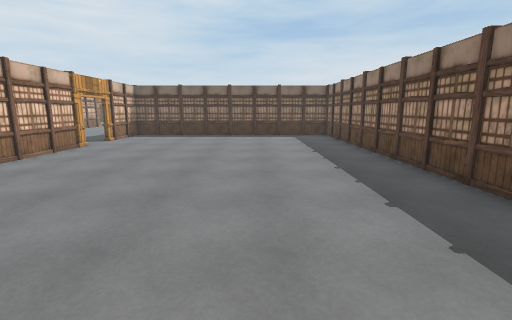
view 1 (above)

20 first-person views from a walk through a scene from a Unity 3-D project. The camera is 1.5 m above the floor, tilts 10° down and sees 85° across. The floor is counted in squares, 1 m on a side. Each view is taken from the middle of a square. On the plan, view 1 faces up. The plan holds only what a view shows up to about 14 squares ahead; the rest is blank. The place goes on beyond the plan. The player character is not drawn. Some surface patterns are stand-ins.

view 2
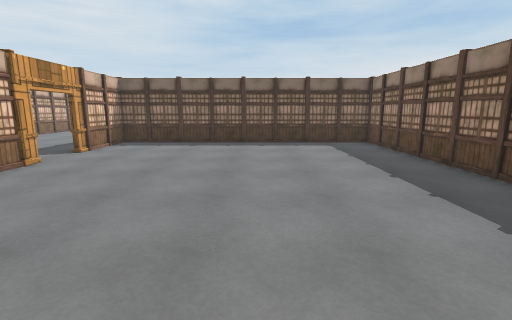

view 3
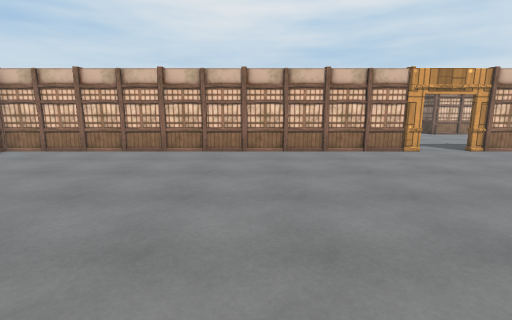

view 4
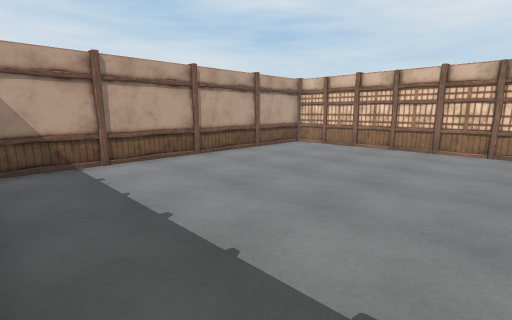

view 5
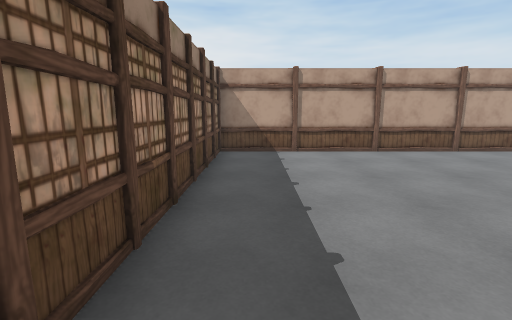

view 6
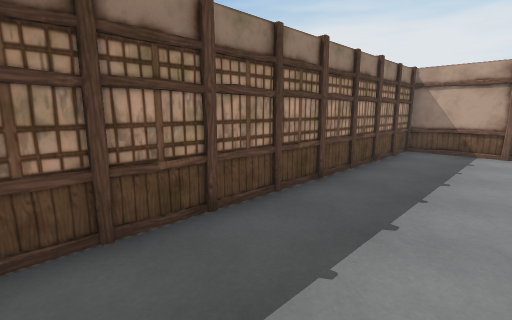

view 7
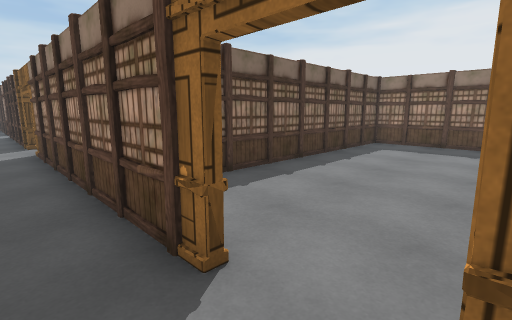

view 8
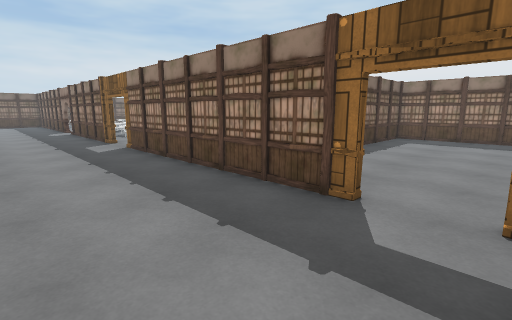

view 9
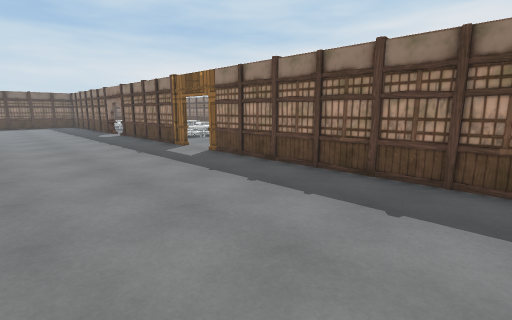

view 10
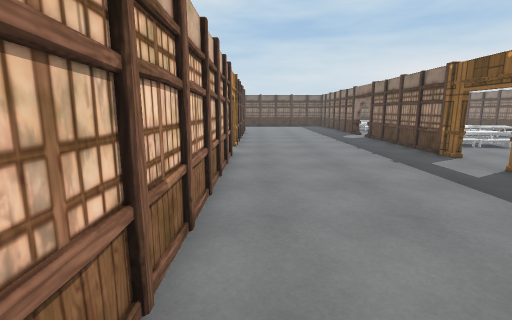

view 11
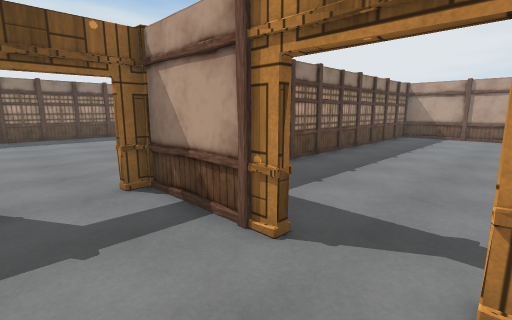

view 12
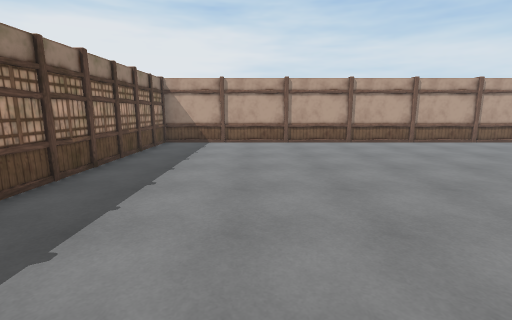

view 13
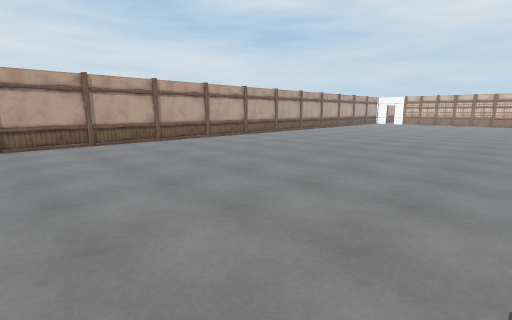

view 14
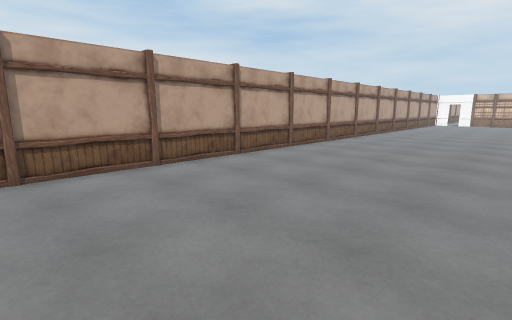

view 15
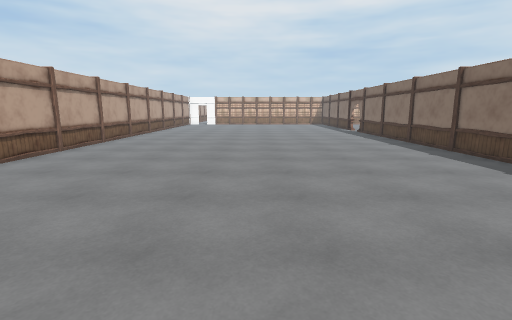

view 16
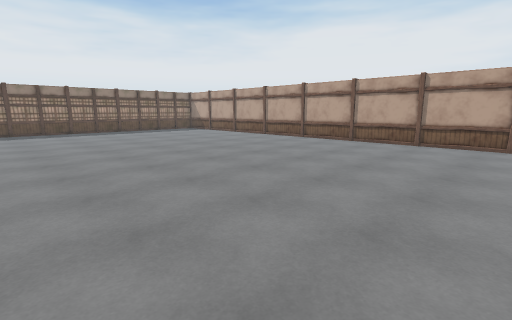

view 17
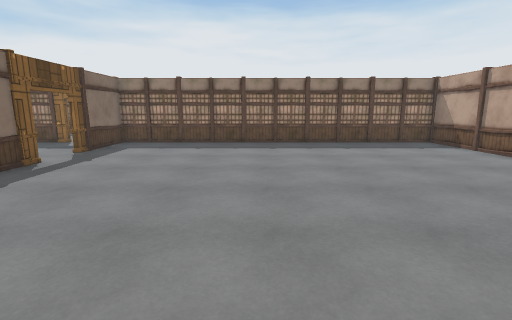

view 18
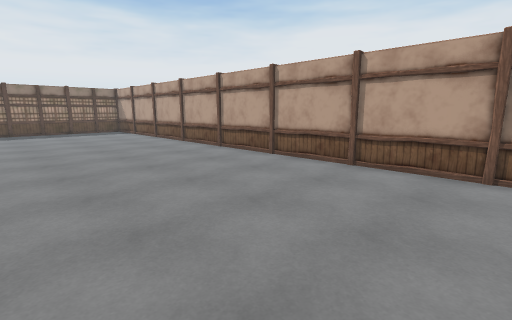

view 19
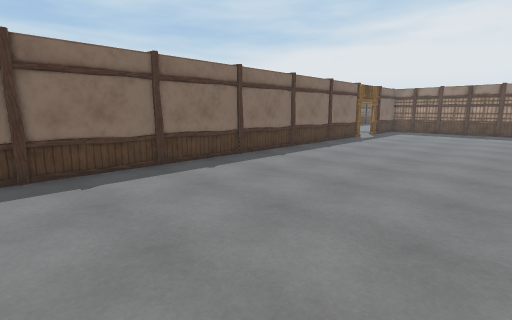

view 20
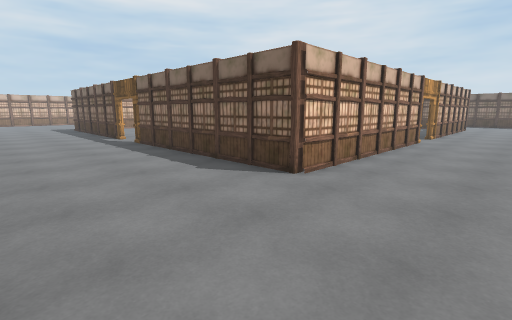

### Floor plan
Points are (right, up) in squares from view 1. A wall is a line through its corners. A room is listed if a view was taken in it or the views show most of it. See-through windows are left out.
Room 1 (views 1, 2, 3, 4, 5, 6)
walls: (-7.2, 10.4) (-7.7, 10.4); (-7.8, 2.7) (-7.3, 2.7); (-7.4, 12.3) (-7.4, -3.5); (-7.8, 1.2) (-7.3, 1.2); (-7.8, -0.3) (-7.3, -0.3); (-7.8, -1.8) (-7.3, -1.8); (-8, -3.4) (4.4, -3.4) (4.4, 17.4) (-7.4, 17.4) (-7.4, 14)
ways out: opening at (-8, 13.5) to room 2
Room 2 (views 7, 8, 9, 10, 11, 20)
walls: (-11, 11.8) (-7.3, 11.8); (-14.9, 26.9) (-14.9, 17.4) (-24.7, 17.4); (-11, 11.6) (-7.6, 11.6) (-7.6, 12.1); (-7.3, 14.5) (-7.8, 14.5); (-7.6, 14) (-7.6, 24); (-7.6, 25.8) (-7.6, 31.1)
ways out: opening at (-8, 13.5) to room 1; opening at (-11.5, 11) to room 3; opening at (-25.5, 17); opening at (-15, 27.5); opening at (-8, 24.5)
Room 3 (views 12, 13, 14, 15, 16, 17, 18, 19)
walls: (-16.2, 11.4) (-29.2, 11.4); (-12.9, 11.4) (-14.2, 11.4); (-29.2, -3.4) (-8, -3.4); (-7.6, -3.5) (-7.6, 11.4); (-7.2, 11.4) (-11, 11.4)
ways out: opening at (-11.5, 11) to room 2

Where each view was taken, in squares from view 1:
view 1: 0 up, 0 right, facing up
view 2: 4 up, 1 left, facing up
view 3: 6 up, 3 right, facing left
view 4: 5 up, 4 right, facing down-left
view 5: 7 up, 3 right, facing down
view 6: 8 up, 1 right, facing down-right
view 7: 12 up, 9 left, facing up-right
view 8: 12 up, 12 left, facing up-right
view 9: 15 up, 14 left, facing up-right
view 10: 17 up, 14 left, facing up
view 11: 14 up, 13 left, facing down-right
view 12: 10 up, 12 left, facing down
view 13: 10 up, 13 left, facing down-left
view 14: 4 up, 13 left, facing down-left
view 15: 4 up, 15 left, facing left
view 16: 10 up, 29 left, facing down-right
view 17: 5 up, 21 left, facing right
view 18: 4 up, 29 left, facing down-right
view 19: 4 up, 29 left, facing up-right
view 20: 12 up, 11 left, facing up-left
